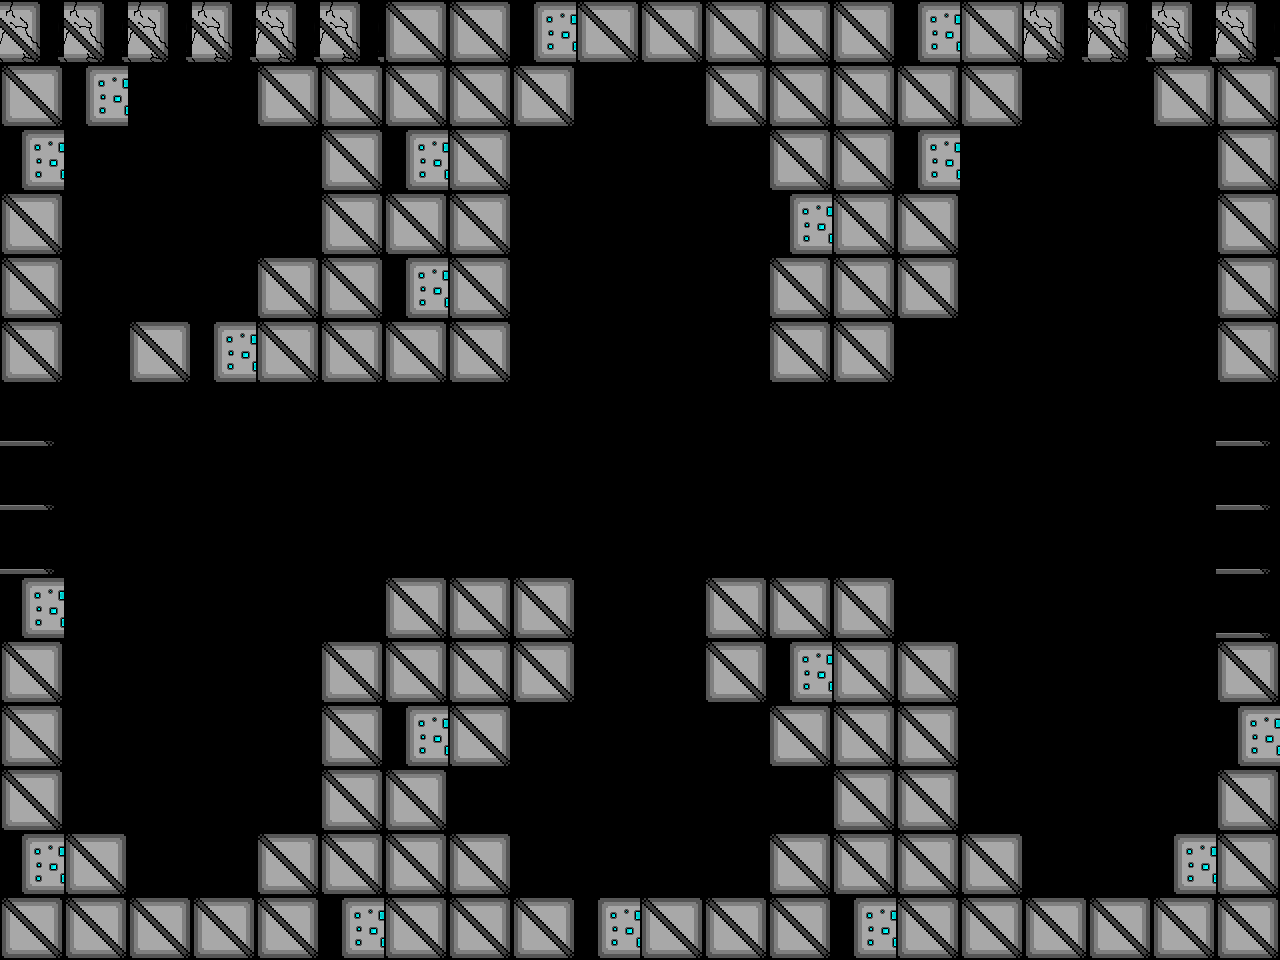

This game map was drawn from its Tiled (.tmx) file and the tilesets committed beside it. A one-line description and the trimmed map source follow:
An orthogonal 20x15 tile map with 64x64 px tiles, 1 tile layer (Tile Layer 2) and 7 objects (2x Assassin, 2x Uno, ScrollingBackground, Player, HealthUp).

<map version="1.0" tiledversion="1.1.1" orientation="orthogonal" renderorder="right-down" width="20" height="15" tilewidth="64" tileheight="64" infinite="0" nextobjectid="77">
 <properties>
  <property name="assassin" value="assets/assasin_rightLeftSpritesheet.png" />
  <property name="backgroundEasy" value="assets/backgroundEasy.png" />
  <property name="backgroundHard" value="assets/backgroundHard.png" />
  <property name="backgroundMedium" value="assets/backgroundMedium.png" />
  <property name="boss" value="assets/boss.png" />
  <property name="bossexplosion" value="assets/bossexplosion.png" />
  <property name="damageUp" value="assets/metalBoxCoin.png" />
  <property name="explosion" value="assets/explosion.png" />
  <property name="firingRateUp" value="assets/metalBoxCoin.png" />
  <property name="healthUp" value="assets/metalBoxHeart.png" />
  <property name="largeexplosion" value="assets/largeexplosion.png" />
  <property name="loading" value="assets/loading.png" />
  <property name="moveSpeedUp" value="assets/metalBoxCoin.png" />
  <property name="newborn" value="assets/newborn_spritesheet(h54_w62).png" />
  <property name="player" value="assets/playerSpriteSheetTemp.png" />
  <property name="reward" value="assets/reward1.png" />
  <property name="smallexplosion" value="assets/smallexplosion.png" />
  <property name="uno" value="assets/uno_Static.png" />
 </properties>
 <tileset firstgid="1" name="blocks1" tilewidth="64" tileheight="64" tilecount="14" columns="14">
  <image source="blocks1.png" width="900" height="64" />
 </tileset>
 <objectgroup color="#00ff00" name="Object Layer 1">
  <object id="59" name="Background" type="ScrollingBackground" x="0" y="0" width="64" height="64">
   <properties>
    <property name="numFrames" value="1" />
    <property name="textureHeight" value="960" />
    <property name="textureID" value="backgroundMedium" />
    <property name="textureWidth" value="1280" />
   </properties>
  </object>
  <object id="55" name="Player1" type="Player" x="618.666" y="791.67" width="34" height="64">
   <properties>
    <property name="numFrames" value="6" />
    <property name="textureHeight" value="60" />
    <property name="textureID" value="player" />
    <property name="textureWidth" value="34" />
   </properties>
  </object>
  <object id="71" name="Assassin1" type="Assassin" x="1038.5" y="154.5" width="99" height="99">
   <properties>
    <property name="numFrames" value="4" />
    <property name="textureHeight" value="100" />
    <property name="textureID" value="assassin" />
    <property name="textureWidth" value="100" />
   </properties>
  </object>
  <object id="72" name="Assassin1" type="Assassin" x="144.5" y="716.5" width="99" height="99">
   <properties>
    <property name="numFrames" value="4" />
    <property name="textureHeight" value="100" />
    <property name="textureID" value="assassin" />
    <property name="textureWidth" value="100" />
   </properties>
  </object>
  <object id="73" name="Uno1" type="Uno" x="620.5" y="170.5" width="39" height="51">
   <properties>
    <property name="numFrames" value="2" />
    <property name="textureHeight" value="51" />
    <property name="textureID" value="uno" />
    <property name="textureWidth" value="39" />
   </properties>
  </object>
  <object id="74" name="Uno1" type="Uno" x="1068.5" y="750.5" width="39" height="51">
   <properties>
    <property name="numFrames" value="2" />
    <property name="textureHeight" value="51" />
    <property name="textureID" value="uno" />
    <property name="textureWidth" value="39" />
   </properties>
  </object>
  <object id="75" name="HealthUp" type="HealthUp" x="158" y="150" width="64" height="64">
   <properties>
    <property name="numFrames" value="1" />
    <property name="textureHeight" value="64" />
    <property name="textureID" value="healthUp" />
    <property name="textureWidth" value="64" />
   </properties>
  </object>
 </objectgroup>
 <layer name="Tile Layer 2" width="20" height="15">
  <properties>
   <property name="collidable" value="" />
  </properties>
  <data>[300 cells, 139 non-empty, 4 distinct tile ids]</data>
 </layer>
</map>
